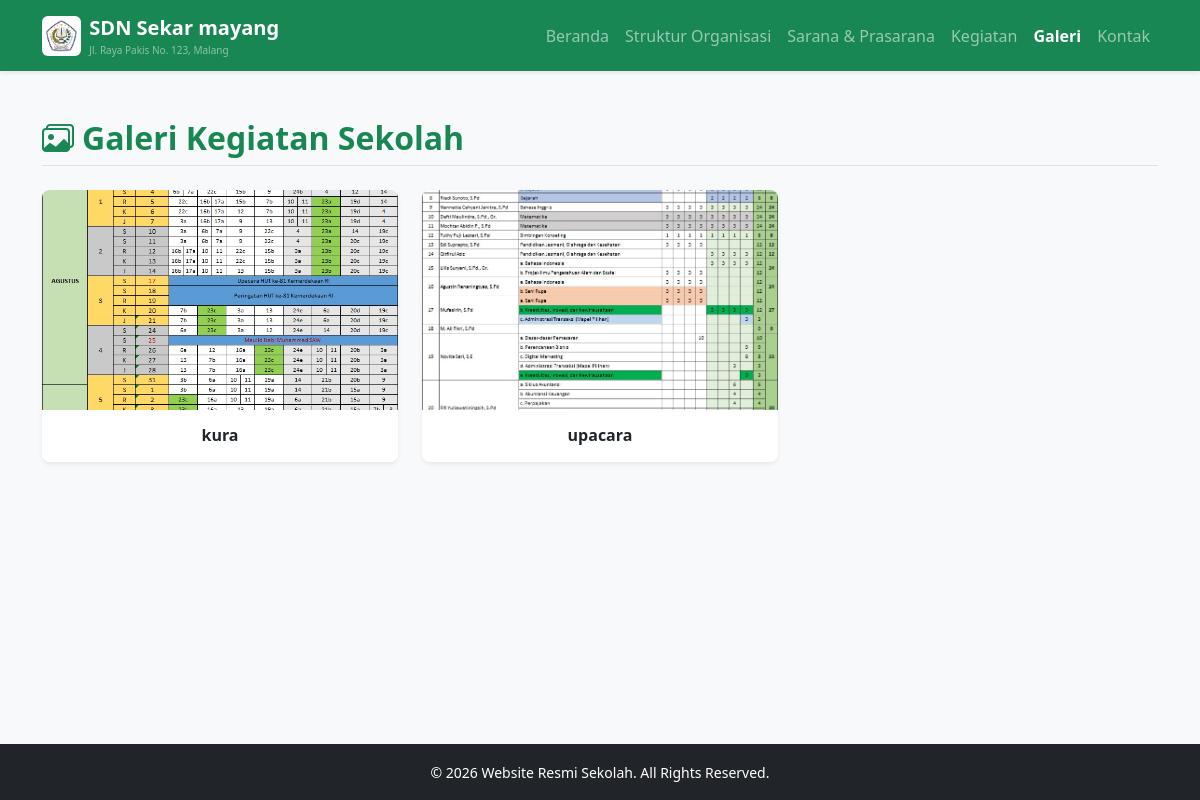
The page /galeri.php on the database its author committed.
### tables this page shows
CREATE TABLE `profil_sekolah` (
  `id` int(11) NOT NULL,
  `nama_sekolah` varchar(255) NOT NULL,
  `alamat` text NOT NULL,
  `logo` varchar(255) NOT NULL
);

CREATE TABLE `galeri` (
  `id` int(11) NOT NULL,
  `judul` varchar(100) DEFAULT NULL,
  `gambar` varchar(255) NOT NULL,
  `file_gambar` varchar(255) NOT NULL,
  `tanggal` timestamp NOT NULL DEFAULT current_timestamp()
);

### galeri.php (the view, shortened to what this page needs)
<?php
include "koneksi.php";
$q_profil = mysqli_query($koneksi, "SELECT * FROM profil_sekolah WHERE id=1");
$profil   = mysqli_fetch_assoc($q_profil);
$nama_sekolah = $profil['nama_sekolah'] ?? 'SDN SUMBERSUKO';
$alamat       = $profil['alamat'] ?? 'Jl. Raya Pakis No. 123, Malang';
$logo         = !empty($profil['logo']) && file_exists('uploads/' . $profil['logo']) ? 'uploads/' . $profil['logo'] : '';
?>
<!DOCTYPE html>
<html lang="id">
<head>
    <link rel="stylesheet" href="https://cdn.jsdelivr.net/npm/bootstrap@5.3.0/dist/css/bootstrap.min.css">
    <link rel="stylesheet" href="https://cdn.jsdelivr.net/npm/bootstrap-icons@1.11.1/font/bootstrap-icons.css">
</head>
<body class="bg-light d-flex flex-column min-vh-100">
<nav class="navbar navbar-expand-lg navbar-dark bg-success shadow-sm">
    <div class="container">
        <a class="navbar-brand fw-bold d-flex align-items-center" href="index.php">
            <?php if (!empty($logo)): ?>
                <img src="<?= $logo; ?>" alt="Logo" height="40" class="me-2 rounded bg-white p-1">
            <?php else: ?>
                <i class="bi bi-building-fill fs-3 me-2"></i>
            <?php endif; ?>
            <div>
                <?= htmlspecialchars($nama_sekolah); ?><br>
                <small style="font-size: 10px; font-weight: normal;" class="d-block text-white-50">
                    <?= htmlspecialchars($alamat); ?>
                </small>
            </div>
        </a>
        <div class="collapse navbar-collapse" id="navbarNav">
            <ul class="navbar-nav ms-auto">
                <li class="nav-item"><a class="nav-link" href="index.php">Beranda</a></li>
                <li class="nav-item"><a class="nav-link" href="halaman.php?kategori=struktur">Struktur Organisasi</a></li>
                <li class="nav-item"><a class="nav-link" href="halaman.php?kategori=sarana">Sarana & Prasarana</a></li>
                <li class="nav-item"><a class="nav-link" href="halaman.php?kategori=kegiatan">Kegiatan</a></li>
                <li class="nav-item"><a class="nav-link active fw-bold" href="galeri.php">Galeri</a></li>
                <li class="nav-item"><a class="nav-link" href="kontak.php">Kontak</a></li>
            </ul>
        </div>
    </div>
</nav>
<div class="container my-5">
    <h2 class="text-success fw-bold mb-4 border-bottom pb-2"><i class="bi bi-images me-2"></i>Galeri Kegiatan Sekolah</h2>
    <div class="row">
        <?php
        $query = mysqli_query($koneksi, "SELECT * FROM galeri ORDER BY id DESC");
        if (mysqli_num_rows($query) > 0):
            while ($row = mysqli_fetch_assoc($query)):
                $file_gambar = $row['gambar'] ?? '';
                $path_gambar = "uploads/" . $file_gambar;
        ?>
            <div class="col-md-4 col-sm-6 mb-4">
                <div class="card h-100 shadow-sm border-0 rounded-3 overflow-hidden">
                    <?php if (!empty($file_gambar) && file_exists($path_gambar)): ?>
                        <img src="<?= $path_gambar; ?>" class="card-img-top" alt="<?= htmlspecialchars($row['judul']); ?>" style="height: 220px; object-fit: cover;">
                    <?php else: ?>
                        <div class="bg-secondary text-white d-flex align-items-center justify-content-center" style="height: 220px;">
                            <small class="text-center p-2"><i class="bi bi-image me-1"></i> Gambar tidak ditemukan</small>
                        </div>
                    <?php endif; ?>
                    <div class="card-body text-center bg-white">
                        <h6 class="card-title fw-bold text-dark mb-0"><?= htmlspecialchars($row['judul']); ?></h6>
                    </div>
                </div>
            </div>
        <?php
            endwhile;
        else:
        ?>
            <div class="col-12">
                <div class="alert alert-info text-center py-4">Belum ada foto galeri yang diunggah.</div>
            </div>
        <?php endif; ?>
    </div>
</div>
<footer class="bg-dark text-white text-center py-3 mt-auto">
    <small>&copy; 2026 Website Resmi Sekolah. All Rights Reserved.</small>
</footer>
</body>
</html>

### rows shown on the page
profil_sekolah: logo (picture), nama_sekolah "SDN Sekar mayang", alamat "Jl. Raya Pakis No. 123, Malang"
galeri: gambar (picture), judul "kura"
galeri: gambar (picture), judul "upacara"
